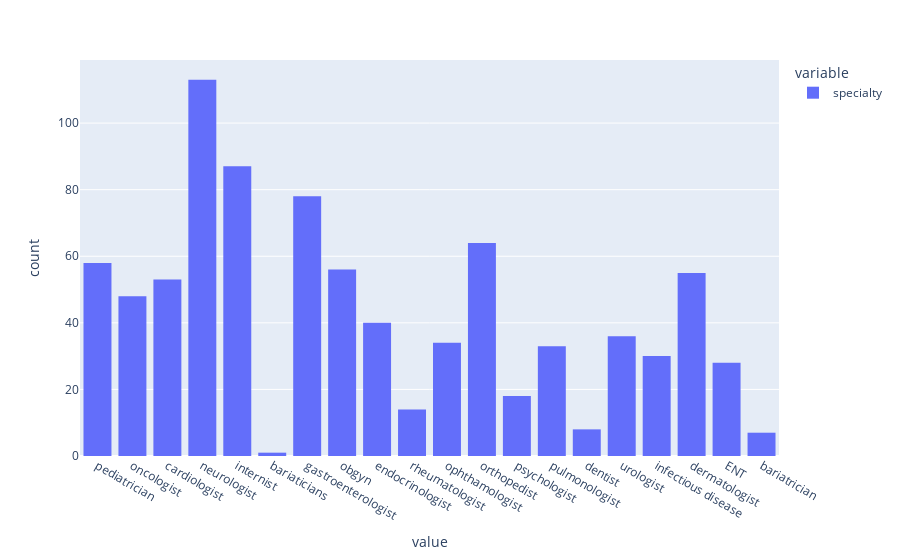

Notebook code cell kept with this figure:
### Code cell
px.histogram(data_frame=questions['specialty'][questions['specialty'] != 'pharmacist'])

### Figure 1 — Plotly figure (JSON) as saved in the notebook; plotly's stock layout.template omitted (floating-point values rounded to 4 significant figures; data arrays with more than 128 entries replaced by an {"elided": "..."} marker saying what was removed)
{"data": [{"alignmentgroup": "True", "bingroup": "x", "hovertemplate": "variable=specialty<br>value=%{x}<br>count=%{y}<extra></extra>", "legendgroup": "specialty", "marker": {"color": "#636efa", "pattern": {"shape": ""}}, "name": "specialty", "offsetgroup": "specialty", "orientation": "v", "showlegend": true, "type": "histogram", "x": {"elided": "861 str values"}, "xaxis": "x", "yaxis": "y"}], "layout": {"autosize": true, "barmode": "relative", "legend": {"title": {"text": "variable"}, "tracegroupgap": 0}, "margin": {"t": 60}, "xaxis": {"anchor": "y", "autorange": true, "domain": [0, 1], "range": [-0.5, 19.5], "title": {"text": "value"}, "type": "category"}, "yaxis": {"anchor": "x", "autorange": true, "domain": [0, 1], "range": [0, 118.9], "title": {"text": "count"}}}}
